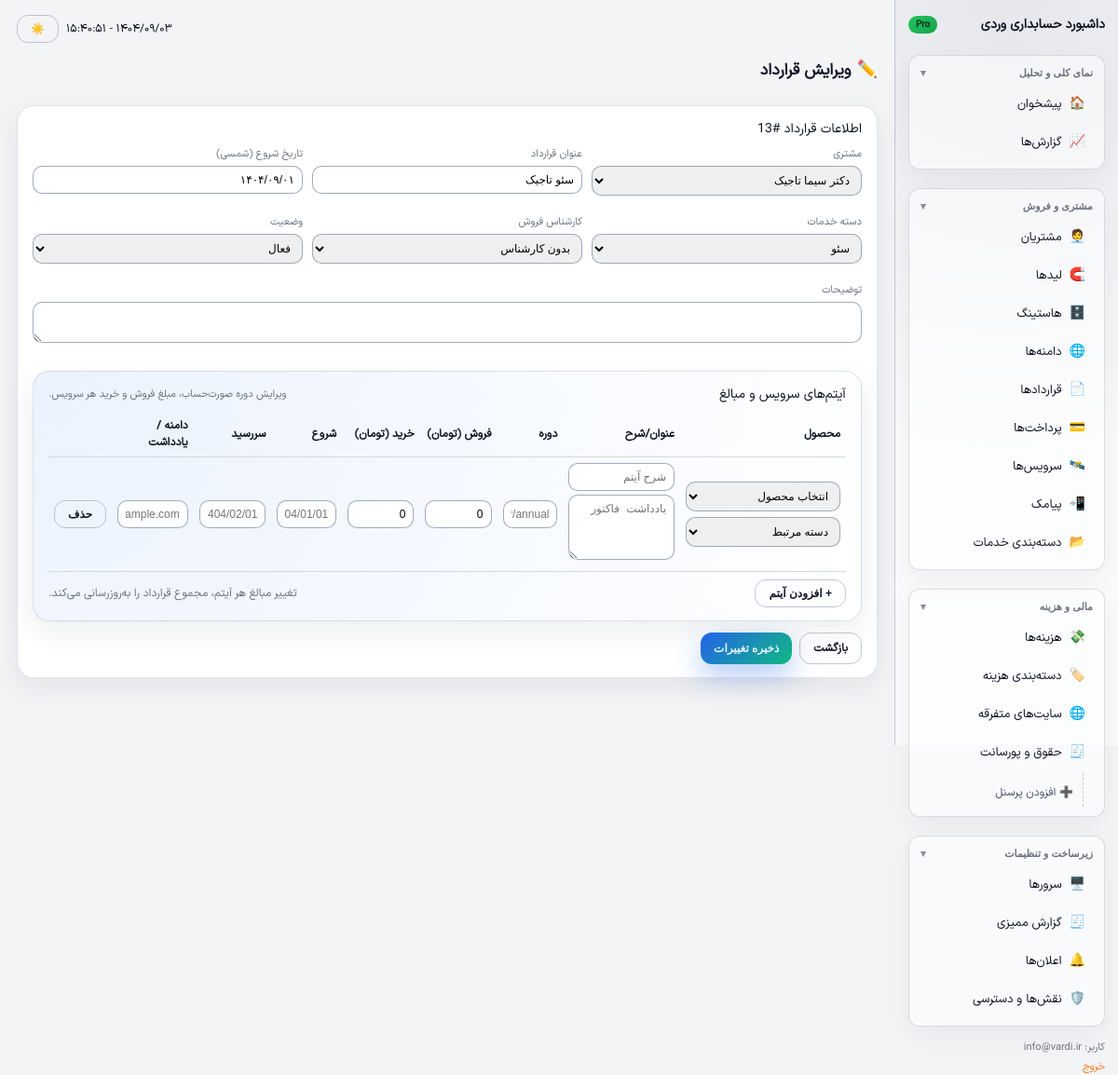
The app's page /contracts/edit?id=13 (signed in) with its own data.
### tables this page shows
CREATE TABLE `contracts` (
  `id` int(11) NOT NULL,
  `customer_name` varchar(190) NOT NULL,
  `customer_id` int(11) DEFAULT NULL,
  `category_id` int(11) NOT NULL,
  `title` varchar(255) NOT NULL,
  `total_amount` int(11) NOT NULL,
  `total_cost_amount` int(11) NOT NULL DEFAULT 0,
  `start_date` date NOT NULL,
  `end_date` date DEFAULT NULL,
  `status` enum('active','completed','cancelled') DEFAULT 'active',
  `note` text DEFAULT NULL,
  `sales_employee_id` int(11) DEFAULT NULL,
  `whmcs_service_id` int(11) DEFAULT NULL,
  `notes` text DEFAULT NULL,
  `created_at` datetime DEFAULT NULL,
  `updated_at` datetime DEFAULT NULL
);

CREATE TABLE `customers` (
  `id` int(10) UNSIGNED NOT NULL,
  `name` varchar(190) NOT NULL,
  `phone` varchar(50) DEFAULT NULL,
  `email` varchar(190) DEFAULT NULL,
  `note` text DEFAULT NULL,
  `created_at` datetime DEFAULT NULL,
  `updated_at` datetime DEFAULT NULL
);

CREATE TABLE `product_categories` (
  `id` int(11) NOT NULL,
  `name` varchar(190) NOT NULL,
  `slug` varchar(100) NOT NULL,
  `parent_id` int(11) DEFAULT NULL,
  `is_primary` tinyint(1) NOT NULL DEFAULT 0,
  `is_commissionable` tinyint(1) NOT NULL DEFAULT 1,
  `has_direct_cost` tinyint(1) NOT NULL DEFAULT 0,
  `created_at` datetime DEFAULT NULL,
  `updated_at` datetime DEFAULT NULL
);

### src/Core/View.php (called while the page is built, shortened)
<?php
class View
{
    public static function render(string $view, array $data = []): void
    {
        include __DIR__ . '/../../views/layout.php';
    }
}

### index.php (called while the page is built, shortened)
<?php
if (file_exists(__DIR__ . '/jdf.php')) {
    require_once __DIR__ . '/jdf.php';
}
$router = new \App\Core\Router();
$router->dispatch();

### src/Core/Str.php (called while the page is built, shortened)
<?php
class Str
{
    public static function normalizeDigits(string $value, bool $stripSeparators = true): string
    {
        $fa = ['۰','۱','۲','۳','۴','۵','۶','۷','۸','۹'];
        $en = ['0','1','2','3','4','5','6','7','8','9'];
        $ar = ['٠','١','٢','٣','٤','٥','٦','٧','٨','٩'];
        $value = str_replace($fa, $en, $value);
        $value = str_replace($ar, $en, $value);
        if ($stripSeparators) {
            $value = str_replace([',', '٬', ' '], '', $value);
        }
        return $value;
    }
    public static function beautifyLabel(?string $value): string
    {
        $value = trim((string)$value);
        $value = str_replace(['-', '_', 'ـ', '–', '—'], ' ', $value);
        $value = preg_replace('/\s+/u', ' ', $value);
        return trim($value);
    }
}

### src/Core/Date.php (called while the page is built, shortened)
<?php
require_once __DIR__ . '/../../jdf.php';
class Date
{
    public static function jDate(?string $value): string
    {
        $value = trim($value);
        $norm = Str::normalizeDigits($value);
        $ts = strtotime($norm);
        $jalali = jdate('Y/m/d', $ts);
        return $jalali;
    }
}

### jdf.php (called while the page is built, shortened)
<?php
function jdate($format, $timestamp = '', $none = '', $time_zone = 'Asia/Tehran', $tr_num = 'fa') {
  $T_sec = 0;
  $ts = $T_sec + (($timestamp === '') ? time() : tr_num($timestamp));
  $date = explode('_', date('H_i_j_n_O_P_s_w_Y', $ts));
  list($j_y, $j_m, $j_d) = gregorian_to_jalali($date[8], $date[3], $date[2]);
  $sl = strlen($format);
  $out = '';
  for ($i = 0; $i < $sl; $i++) {
    $sub = substr($format, $i, 1);
    switch ($sub) {
      case 'd':
        $out .= ($j_d < 10) ? '0' . $j_d : $j_d;
        break;
      case 'm':
        $out .= ($j_m > 9) ? $j_m : '0' . $j_m;
        break;
      case 'Y':
        $out .= $j_y;
        break;
      default:
        $out .= $sub;
    }
  }
  return ($tr_num != 'en') ? tr_num($out, 'fa', '.') : $out;
}
function tr_num($str, $mod = 'en', $mf = '٫') {
  $num_a = array('0', '1', '2', '3', '4', '5', '6', '7', '8', '9', '.');
  $key_a = array('۰', '۱', '۲', '۳', '۴', '۵', '۶', '۷', '۸', '۹', $mf);
  return ($mod == 'fa') ? str_replace($num_a, $key_a, $str) : str_replace($key_a, $num_a, $str);
}
function gregorian_to_jalali($gy, $gm, $gd, $mod = '') {
   list($gy, $gm, $gd) = explode('_', tr_num($gy . '_' . $gm . '_' . $gd));
  $g_d_m = array(0, 31, 59, 90, 120, 151, 181, 212, 243, 273, 304, 334);
  $gy2 = ($gm > 2) ? ($gy + 1) : $gy;
  $days = 355666 + (365 * $gy) + ((int) (($gy2 + 3) / 4)) - ((int) (($gy2 + 99) / 100)) + ((int) (($gy2 + 399) / 400)) + $gd + $g_d_m[$gm - 1];
  $jy = -1595 + (33 * ((int) ($days / 12053)));
  $days %= 12053;
  $jy += 4 * ((int) ($days / 1461));
  $days %= 1461;
  if ($days > 365) {
    $jy += (int) (($days - 1) / 365);
    $days = ($days - 1) % 365;
  }
  if ($days < 186) {
    $jm = 1 + (int) ($days / 31);
    $jd = 1 + ($days % 31);
  } else {
    $jm = 7 + (int) (($days - 186) / 30);
    $jd = 1 + (($days - 186) % 30);
  }
  return ($mod == '') ? array($jy, $jm, $jd) : $jy . $mod . $jm . $mod . $jd;
}

### views/contracts/edit.php (the view, shortened to what this page needs)
<div class="topbar-title" style="margin-bottom:8px;">
    <span class="emoji">✏️</span>
    <span>ویرایش قرارداد</span>
</div>
<div class="card-soft" style="margin-bottom:10px;">
    <div class="card-header">
        <div class="card-title">اطلاعات قرارداد #<?php echo (int)$contract['id']; ?></div>
    </div>
    <form method="post" action="/contracts/edit" id="contract-edit-form">
        <div class="grid" style="grid-template-columns:repeat(3,minmax(0,1fr));gap:10px;">
            <div class="form-field">
                <label class="form-label">مشتری</label>
                <select name="customer_id" class="form-select">
                    <?php foreach ($customers as $cust): ?>
                        <option value="<?php echo (int)$cust['id']; ?>" <?php echo $contract['customer_id']==$cust['id']?'selected':''; ?>>
                            <?php echo htmlspecialchars(Str::beautifyLabel($cust['name']), ENT_QUOTES, 'UTF-8'); ?>
                        </option>
                    <?php endforeach; ?>
                </select>
            </div>
            <div class="form-field">
                <label class="form-label">عنوان قرارداد</label>
                <input type="text" name="title" class="form-input" required value="<?php echo htmlspecialchars(Str::beautifyLabel($contract['title']), ENT_QUOTES, 'UTF-8'); ?>">
            </div>
            <div class="form-field">
                <label class="form-label">تاریخ شروع (شمسی)</label>
                <input type="text" name="start_date" class="form-input jalali-picker" value="<?php echo htmlspecialchars(Date::jDate($contract['start_date']), ENT_QUOTES, 'UTF-8'); ?>">
            </div>
            <div class="form-field">
                <label class="form-label">دسته خدمات</label>
                <select name="category_id" class="form-select">
                    <?php foreach ($categories as $cat): ?>
                        <option value="<?php echo (int)$cat['id']; ?>" <?php echo $contract['category_id']==$cat['id']?'selected':''; ?>>
                            <?php echo htmlspecialchars(Str::beautifyLabel($cat['name']), ENT_QUOTES, 'UTF-8'); ?>
                        </option>
                    <?php endforeach; ?>
                </select>
            </div>
            <div class="form-field">
                <label class="form-label">کارشناس فروش</label>
                <select name="employee_id" class="form-select">
                    <option value="">بدون کارشناس</option>
                </select>
            </div>
            <div class="form-field">
                <label class="form-label">وضعیت</label>
                <select name="status" class="form-select">
                    <option value="active" <?php echo $contract['status']==='active'?'selected':''; ?>>فعال</option>
                </select>
            </div>
            <div class="form-field" style="grid-column:1/-1;">
                <label class="form-label">توضیحات</label>
                <textarea name="note" class="form-input" rows="2"><?php echo htmlspecialchars($contract['note'], ENT_QUOTES, 'UTF-8'); ?></textarea>
            </div>
        </div>
        <div class="card" style="margin:12px 0;">
            <div class="card-header">
                <div class="card-title">آیتم‌های سرویس و مبالغ</div>
                <div style="font-size:11px;color:#6b7280;">ویرایش دوره صورت‌حساب، مبلغ فروش و خرید هر سرویس.</div>
            </div>
            <div style="overflow-x:auto;">
                <table class="table">
                    <thead>
                    <tr>
                        <th style="min-width:140px;">محصول</th>
                        <th>عنوان/شرح</th>
                        <th>دوره</th>
                        <th>فروش (تومان)</th>
                        <th>خرید (تومان)</th>
                        <th>شروع</th>
                        <th>سررسید</th>
                        <th>دامنه / یادداشت</th>
                        <th></th>
                    </tr>
                    </thead>
                    <tbody id="line-items-body">
                    <?php if (empty($lineItems)): ?>
                        <tr class="line-item-row">
                            <td>
                                <select name="item_product_id[]" class="form-select item-product">
                                    <option value="">انتخاب محصول</option>
                                </select>
                                <select name="item_category_id[]" class="form-select" style="margin-top:6px;">
                                    <option value="">دسته مرتبط</option>
                                </select>
                            </td>
                            <td>
                                <input type="text" name="item_title[]" class="form-input" placeholder="شرح آیتم">
                                <textarea name="item_notes[]" class="form-textarea" rows="1" placeholder="یادداشت فاکتور" style="margin-top:4px;"></textarea>
                            </td>
                            <td><input type="text" name="item_billing_cycle[]" class="form-input item-billing-cycle" placeholder="monthly/annual"></td>
                            <td><input type="text" name="item_sale_amount[]" class="form-input money-input" value="0"></td>
                            <td><input type="text" name="item_cost_amount[]" class="form-input money-input" value="0"></td>
                            <td><input type="text" name="item_start_date[]" class="form-input jalali-picker" placeholder="1404/01/01"></td>
                            <td><input type="text" name="item_next_due_date[]" class="form-input jalali-picker" placeholder="1404/02/01"></td>
                            <td><input type="text" name="item_domain[]" class="form-input" placeholder="example.com"></td>
                            <td style="text-align:center;"><button type="button" class="btn btn-xs btn-outline remove-line">حذف</button></td>
                        </tr>
                    <?php endif; ?>
                    </tbody>
                </table>
            </div>
            <div style="display:flex;justify-content:space-between;align-items:center;margin-top:8px;">
                <button type="button" class="btn btn-outline" id="add-line-item">+ افزودن آیتم</button>
                <div style="font-size:12px;color:#6b7280;">تغییر مبالغ هر آیتم، مجموع قرارداد را به‌روزرسانی می‌کند.</div>
            </div>
        </div>
        <div style="display:flex;gap:8px;margin-top:10px;">
            <a href="/contracts" class="btn btn-outline">بازگشت</a>
            <button type="submit" class="btn btn-primary">ذخیره تغییرات</button>
        </div>
    </form>
</div>

### assets/css/app.css (style rules this page uses)
* { box-sizing:border-box; }
html { scroll-behavior:smooth; }
body { margin:0; font-family:'IRANSansXVF',system-ui,-apple-system,BlinkMacSystemFont,'Segoe UI',sans-serif; direction:rtl; }
body { background:#f3f4f6; color:#111827; }
.card,.card-soft { transition:transform 0.15s ease, box-shadow 0.15s ease; }
.topbar-title { font-size:17px;font-weight:600;display:flex;align-items:center;gap:6px; }
.topbar-title span.emoji { font-size:18px; }
.card,.card-soft { border-radius:18px;padding:14px 16px;box-shadow:0 10px 30px rgba(15,23,42,0.08);border:1px solid rgba(148,163,184,0.3); }
body:not(.theme-dark) .card { background:radial-gradient(circle at top left,rgba(59,130,246,0.1),#ffffff); }
body:not(.theme-dark) .card-soft { background:#ffffff; }
.card-header { display:flex;justify-content:space-between;align-items:center;margin-bottom:8px; }
.card-title { font-size:14px;font-weight:500; }
.grid { display:grid;gap:12px; }
.table { width:100%;border-collapse:collapse;font-size:12px; }
.table th,.table td { padding:6px 6px;border-bottom:1px solid rgba(209,213,219,0.9);text-align:right; }
.btn { border-radius:12px;border:none;padding:7px 14px;font-size:12px;font-weight:600;cursor:pointer;display:inline-flex;align-items:center;gap:6px;text-decoration:none;justify-content:center;transition:transform 0.12s ease, box-shadow 0.12s ease; }
.btn-primary { background:linear-gradient(135deg,#2563eb,#10b981);color:#e0f2fe;box-shadow:0 12px 30px rgba(37,99,235,0.35); }
.btn-outline { background:transparent;border:1px solid rgba(148,163,184,0.6);color:inherit; }
.form-field { margin-bottom:10px; }
.form-label { display:block;font-size:11px;margin-bottom:4px;color:#6b7280; }
.form-input,.form-select,.form-textarea { width:100%;padding:7px 8px;border-radius:10px;border:1px solid rgba(148,163,184,0.9);font-size:12px;transition:border-color 0.15s ease, box-shadow 0.15s ease; }
.form-textarea { min-height:70px;resize:vertical; }

### records on screen
contracts: id "13", customer_id "دکتر سیما تاجیک", title "سئو تاجیک", start_date "۱۴۰۴/۰۹/۰۱", category_id "سئو", status "فعال"

### other values on screen
$user['email'] "info@vardi.ir"
